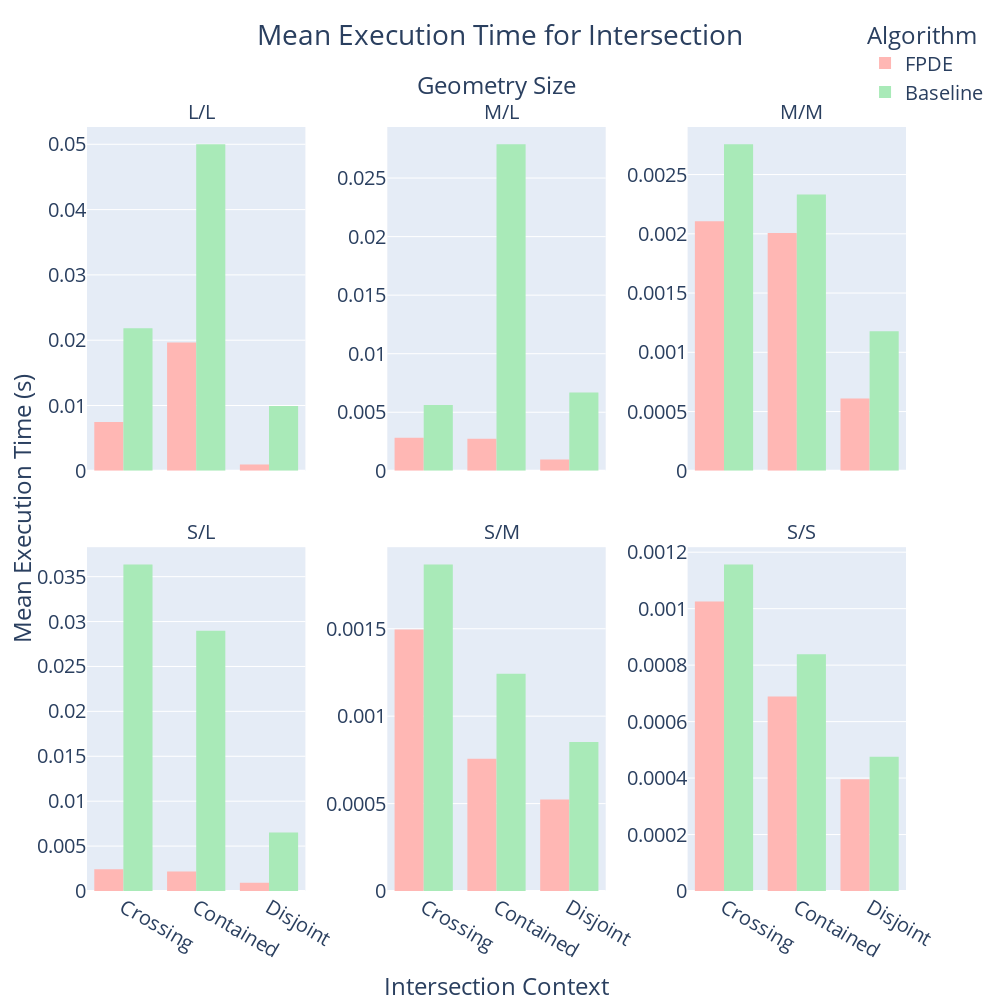

Notebook cell for this chart:
### Code cell
total_time_df = stats_df[['context', 'total_time', 'sizes', 'baseline', 'predicate', 'decomp']]
plot_total_time_bars(total_time_df, is_predicate=False, size_cat_excl=[], log_scale=False) #

### Figure 1 — Plotly figure (JSON) as saved in the notebook; plotly's stock layout.template omitted (floating-point values rounded to 4 significant figures)
{"data": [{"alignmentgroup": "True", "bingroup": "x", "histfunc": "avg", "hovertemplate": "Algorithm=FPDE<br>Geometry Sizes=L/L<br>Context=%{x}<br>avg of total_time=%{y}<extra></extra>", "legendgroup": "FPDE", "marker": {"color": "rgb(255,183,180)", "pattern": {"shape": ""}}, "name": "FPDE", "offsetgroup": "FPDE", "orientation": "v", "showlegend": true, "type": "histogram", "x": ["Contained", "Disjoint", "Crossing"], "xaxis": "x4", "y": [0.01964, 0.0009547, 0.007491], "yaxis": "y4"}, {"alignmentgroup": "True", "bingroup": "x", "histfunc": "avg", "hovertemplate": "Algorithm=FPDE<br>Geometry Sizes=M/L<br>Context=%{x}<br>avg of total_time=%{y}<extra></extra>", "legendgroup": "FPDE", "marker": {"color": "rgb(255,183,180)", "pattern": {"shape": ""}}, "name": "FPDE", "offsetgroup": "FPDE", "orientation": "v", "showlegend": false, "type": "histogram", "x": ["Contained", "Disjoint", "Crossing"], "xaxis": "x5", "y": [0.002743, 0.0009587, 0.002827], "yaxis": "y5"}, {"alignmentgroup": "True", "bingroup": "x", "histfunc": "avg", "hovertemplate": "Algorithm=FPDE<br>Geometry Sizes=M/M<br>Context=%{x}<br>avg of total_time=%{y}<extra></extra>", "legendgroup": "FPDE", "marker": {"color": "rgb(255,183,180)", "pattern": {"shape": ""}}, "name": "FPDE", "offsetgroup": "FPDE", "orientation": "v", "showlegend": false, "type": "histogram", "x": ["Contained", "Disjoint", "Crossing"], "xaxis": "x6", "y": [0.002006, 0.0006101, 0.002106], "yaxis": "y6"}, {"alignmentgroup": "True", "bingroup": "x", "histfunc": "avg", "hovertemplate": "Algorithm=FPDE<br>Geometry Sizes=S/L<br>Context=%{x}<br>avg of total_time=%{y}<extra></extra>", "legendgroup": "FPDE", "marker": {"color": "rgb(255,183,180)", "pattern": {"shape": ""}}, "name": "FPDE", "offsetgroup": "FPDE", "orientation": "v", "showlegend": false, "type": "histogram", "x": ["Contained", "Disjoint", "Crossing"], "xaxis": "x", "y": [0.002183, 0.0009139, 0.002409], "yaxis": "y"}, {"alignmentgroup": "True", "bingroup": "x", "histfunc": "avg", "hovertemplate": "Algorithm=FPDE<br>Geometry Sizes=S/M<br>Context=%{x}<br>avg of total_time=%{y}<extra></extra>", "legendgroup": "FPDE", "marker": {"color": "rgb(255,183,180)", "pattern": {"shape": ""}}, "name": "FPDE", "offsetgroup": "FPDE", "orientation": "v", "showlegend": false, "type": "histogram", "x": ["Contained", "Disjoint", "Crossing"], "xaxis": "x2", "y": [0.0007558, 0.0005234, 0.001496], "yaxis": "y2"}, {"alignmentgroup": "True", "bingroup": "x", "histfunc": "avg", "hovertemplate": "Algorithm=FPDE<br>Geometry Sizes=S/S<br>Context=%{x}<br>avg of total_time=%{y}<extra></extra>", "legendgroup": "FPDE", "marker": {"color": "rgb(255,183,180)", "pattern": {"shape": ""}}, "name": "FPDE", "offsetgroup": "FPDE", "orientation": "v", "showlegend": false, "type": "histogram", "x": ["Contained", "Disjoint", "Crossing"], "xaxis": "x3", "y": [0.0006887, 0.0003956, 0.001025], "yaxis": "y3"}, {"alignmentgroup": "True", "bingroup": "x", "histfunc": "avg", "hovertemplate": "Algorithm=Baseline<br>Geometry Sizes=L/L<br>Context=%{x}<br>avg of total_time=%{y}<extra></extra>", "legendgroup": "Baseline", "marker": {"color": "rgb(169,234,184)", "pattern": {"shape": ""}}, "name": "Baseline", "offsetgroup": "Baseline", "orientation": "v", "showlegend": true, "type": "histogram", "x": ["Contained", "Disjoint", "Crossing"], "xaxis": "x4", "y": [0.05002, 0.009919, 0.02181], "yaxis": "y4"}, {"alignmentgroup": "True", "bingroup": "x", "histfunc": "avg", "hovertemplate": "Algorithm=Baseline<br>Geometry Sizes=M/L<br>Context=%{x}<br>avg of total_time=%{y}<extra></extra>", "legendgroup": "Baseline", "marker": {"color": "rgb(169,234,184)", "pattern": {"shape": ""}}, "name": "Baseline", "offsetgroup": "Baseline", "orientation": "v", "showlegend": false, "type": "histogram", "x": ["Contained", "Disjoint", "Crossing"], "xaxis": "x5", "y": [0.02789, 0.006688, 0.005627], "yaxis": "y5"}, {"alignmentgroup": "True", "bingroup": "x", "histfunc": "avg", "hovertemplate": "Algorithm=Baseline<br>Geometry Sizes=M/M<br>Context=%{x}<br>avg of total_time=%{y}<extra></extra>", "legendgroup": "Baseline", "marker": {"color": "rgb(169,234,184)", "pattern": {"shape": ""}}, "name": "Baseline", "offsetgroup": "Baseline", "orientation": "v", "showlegend": false, "type": "histogram", "x": ["Contained", "Disjoint", "Crossing"], "xaxis": "x6", "y": [0.002332, 0.001178, 0.002756], "yaxis": "y6"}, {"alignmentgroup": "True", "bingroup": "x", "histfunc": "avg", "hovertemplate": "Algorithm=Baseline<br>Geometry Sizes=S/L<br>Context=%{x}<br>avg of total_time=%{y}<extra></extra>", "legendgroup": "Baseline", "marker": {"color": "rgb(169,234,184)", "pattern": {"shape": ""}}, "name": "Baseline", "offsetgroup": "Baseline", "orientation": "v", "showlegend": false, "type": "histogram", "x": ["Contained", "Disjoint", "Crossing"], "xaxis": "x", "y": [0.02898, 0.006515, 0.03637], "yaxis": "y"}, {"alignmentgroup": "True", "bingroup": "x", "histfunc": "avg", "hovertemplate": "Algorithm=Baseline<br>Geometry Sizes=S/M<br>Context=%{x}<br>avg of total_time=%{y}<extra></extra>", "legendgroup": "Baseline", "marker": {"color": "rgb(169,234,184)", "pattern": {"shape": ""}}, "name": "Baseline", "offsetgroup": "Baseline", "orientation": "v", "showlegend": false, "type": "histogram", "x": ["Contained", "Disjoint", "Crossing"], "xaxis": "x2", "y": [0.001242, 0.0008526, 0.001868], "yaxis": "y2"}, {"alignmentgroup": "True", "bingroup": "x", "histfunc": "avg", "hovertemplate": "Algorithm=Baseline<br>Geometry Sizes=S/S<br>Context=%{x}<br>avg of total_time=%{y}<extra></extra>", "legendgroup": "Baseline", "marker": {"color": "rgb(169,234,184)", "pattern": {"shape": ""}}, "name": "Baseline", "offsetgroup": "Baseline", "orientation": "v", "showlegend": false, "type": "histogram", "x": ["Contained", "Disjoint", "Crossing"], "xaxis": "x3", "y": [0.0008388, 0.0004753, 0.001157], "yaxis": "y3"}], "layout": {"annotations": [{"font": {"size": 20}, "showarrow": false, "text": "  S/L", "x": 0.1333, "xanchor": "center", "xref": "paper", "y": 0.45, "yanchor": "bottom", "yref": "paper"}, {"font": {"size": 20}, "showarrow": false, "text": "  S/M", "x": 0.5, "xanchor": "center", "xref": "paper", "y": 0.45, "yanchor": "bottom", "yref": "paper"}, {"font": {"size": 20}, "showarrow": false, "text": "  S/S", "x": 0.8667, "xanchor": "center", "xref": "paper", "y": 0.45, "yanchor": "bottom", "yref": "paper"}, {"font": {"size": 20}, "showarrow": false, "text": "  L/L", "x": 0.1333, "xanchor": "center", "xref": "paper", "y": 1, "yanchor": "bottom", "yref": "paper"}, {"font": {"size": 20}, "showarrow": false, "text": "  M/L", "x": 0.5, "xanchor": "center", "xref": "paper", "y": 1, "yanchor": "bottom", "yref": "paper"}, {"font": {"size": 20}, "showarrow": false, "text": "  M/M", "x": 0.8667, "xanchor": "center", "xref": "paper", "y": 1, "yanchor": "bottom", "yref": "paper"}, {"font": {"size": 24}, "showarrow": false, "text": "Intersection Context", "textangle": 0, "x": 0.5, "xanchor": "center", "xref": "paper", "y": -0.1, "yanchor": "top", "yref": "paper"}, {"font": {"size": 24}, "showarrow": false, "text": "Mean Execution Time (s)", "textangle": -90, "x": -0.08, "xanchor": "center", "xref": "paper", "y": 0.5, "yanchor": "middle", "yref": "paper"}, {"font": {"size": 24}, "showarrow": false, "text": "Geometry Size", "x": 0.5, "xanchor": "center", "xref": "paper", "y": 1.08, "yanchor": "top", "yref": "paper"}], "barmode": "group", "height": 1000, "legend": {"font": {"size": 20}, "title": {"text": "Algorithm"}, "tracegroupgap": 0, "x": 0.95, "xanchor": "left", "y": 1.15, "yanchor": "top"}, "title": {"font": {"size": 28}, "text": "Mean Execution Time for Intersection", "x": 0.5, "y": 0.975}, "width": 1000, "xaxis": {"anchor": "y", "categoryarray": ["Crossing", "Contained", "Disjoint"], "categoryorder": "array", "domain": [0, 0.2667], "tickfont": {"size": 20}, "title": {"text": ""}}, "xaxis2": {"anchor": "y2", "categoryarray": ["Crossing", "Contained", "Disjoint"], "categoryorder": "array", "domain": [0.3667, 0.6333], "matches": "x", "tickfont": {"size": 20}, "title": {"text": ""}}, "xaxis3": {"anchor": "y3", "categoryarray": ["Crossing", "Contained", "Disjoint"], "categoryorder": "array", "domain": [0.7333, 1], "matches": "x", "tickfont": {"size": 20}, "title": {"text": ""}}, "xaxis4": {"anchor": "y4", "domain": [0, 0.2667], "matches": "x", "showticklabels": false, "tickfont": {"size": 20}, "title": {"text": ""}}, "xaxis5": {"anchor": "y5", "domain": [0.3667, 0.6333], "matches": "x", "showticklabels": false, "tickfont": {"size": 20}, "title": {"text": ""}}, "xaxis6": {"anchor": "y6", "domain": [0.7333, 1], "matches": "x", "showticklabels": false, "tickfont": {"size": 20}, "title": {"text": ""}}, "yaxis": {"anchor": "x", "domain": [0, 0.45], "showticklabels": true, "tickfont": {"size": 20}, "title": {"text": ""}}, "yaxis2": {"anchor": "x2", "domain": [0, 0.45], "showticklabels": true, "tickfont": {"size": 20}, "title": {"text": ""}}, "yaxis3": {"anchor": "x3", "domain": [0, 0.45], "showticklabels": true, "tickfont": {"size": 20}, "title": {"text": ""}}, "yaxis4": {"anchor": "x4", "domain": [0.55, 1], "showticklabels": true, "tickfont": {"size": 20}, "title": {"text": ""}}, "yaxis5": {"anchor": "x5", "domain": [0.55, 1], "showticklabels": true, "tickfont": {"size": 20}, "title": {"text": ""}}, "yaxis6": {"anchor": "x6", "domain": [0.55, 1], "showticklabels": true, "tickfont": {"size": 20}, "title": {"text": ""}}}}
